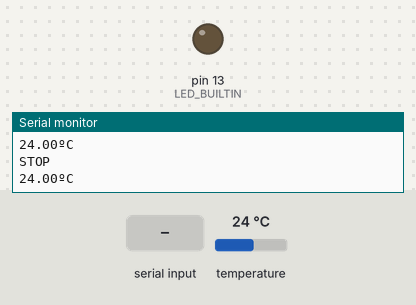
The sketch below on a simulated Arduino Uno, built with avr-gcc and run on an emulated ATmega328P. Parts: output pins drawn as LEDs (lit = HIGH), the last lines printed to the serial monitor. The inputs (shaded band) are chosen by the test bench; at power-on: temperature 24 °C. At 5.5 s the program stops and its outputs stay as they are.

Above: at 3.8 s.
3.9 s: "EXIT\n" received over Serial
At 5.0 s:
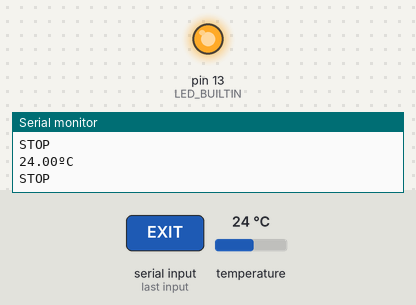
Timing chart, 0 to 6.9 s (numbered marks = the images above; inputs shaded):
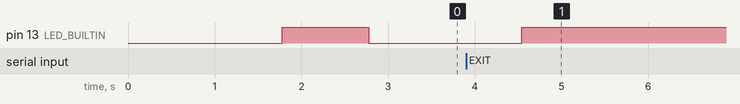

Measured:
- after the input at 3.9 s, pin 13 (LED_BUILTIN): goes on until 4.5 s, then stays HIGH

The sketch:

temp_1sensor.ino
```cpp
#include <OneWire.h>
#include <DallasTemperature.h>

String input;
OneWire oneWire(4);
DallasTemperature sensors(&oneWire);


void setup() {
  pinMode(LED_BUILTIN, OUTPUT);
  Serial.begin(9600);
  sensors.begin();
}

void loop() {
  digitalWrite(LED_BUILTIN, LOW);
  sensors.requestTemperatures();
  float temperatureC = sensors.getTempCByIndex(0);
  Serial.print(temperatureC);
  Serial.println("ºC");
  delay(1000);
  digitalWrite(LED_BUILTIN, HIGH);
  Serial.println("STOP");
  delay(1000);

  if(Serial.available()){
        input = Serial.readStringUntil('\n');
        if(input == "EXIT"){
          input == "";
          Serial.println("Bye!");
          exit(0);
        }
    }
}
```
